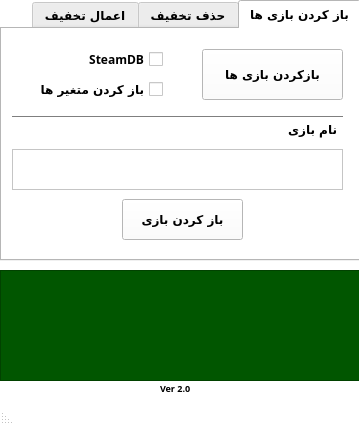
<?xml version="1.0" encoding="UTF-8"?>
<ui version="4.0">
 <author>Phoenix15049</author>
 <class>MainWindow</class>
 <widget class="QMainWindow" name="MainWindow">
  <property name="windowModality">
   <enum>Qt::NonModal</enum>
  </property>
  <property name="geometry">
   <rect>
    <x>0</x>
    <y>0</y>
    <width>359</width>
    <height>425</height>
   </rect>
  </property>
  <property name="sizePolicy">
   <sizepolicy hsizetype="Fixed" vsizetype="Fixed">
    <horstretch>0</horstretch>
    <verstretch>0</verstretch>
   </sizepolicy>
  </property>
  <property name="minimumSize">
   <size>
    <width>319</width>
    <height>295</height>
   </size>
  </property>
  <property name="maximumSize">
   <size>
    <width>359</width>
    <height>425</height>
   </size>
  </property>
  <property name="palette">
   <palette>
    <active>
     <colorrole role="WindowText">
      <brush brushstyle="SolidPattern">
       <color alpha="255">
        <red>0</red>
        <green>0</green>
        <blue>0</blue>
       </color>
      </brush>
     </colorrole>
     <colorrole role="Button">
      <brush brushstyle="SolidPattern">
       <color alpha="255">
        <red>255</red>
        <green>255</green>
        <blue>255</blue>
       </color>
      </brush>
     </colorrole>
     <colorrole role="Light">
      <brush brushstyle="SolidPattern">
       <color alpha="255">
        <red>255</red>
        <green>255</green>
        <blue>255</blue>
       </color>
      </brush>
     </colorrole>
     <colorrole role="Midlight">
      <brush brushstyle="SolidPattern">
       <color alpha="255">
        <red>255</red>
        <green>255</green>
        <blue>255</blue>
       </color>
      </brush>
     </colorrole>
     <colorrole role="Dark">
      <brush brushstyle="SolidPattern">
       <color alpha="255">
        <red>127</red>
        <green>127</green>
        <blue>127</blue>
       </color>
      </brush>
     </colorrole>
     <colorrole role="Mid">
      <brush brushstyle="SolidPattern">
       <color alpha="255">
        <red>170</red>
        <green>170</green>
        <blue>170</blue>
       </color>
      </brush>
     </colorrole>
     <colorrole role="Text">
      <brush brushstyle="SolidPattern">
       <color alpha="255">
        <red>0</red>
        <green>0</green>
        <blue>0</blue>
       </color>
      </brush>
     </colorrole>
     <colorrole role="BrightText">
      <brush brushstyle="SolidPattern">
       <color alpha="255">
        <red>255</red>
        <green>255</green>
        <blue>255</blue>
       </color>
      </brush>
     </colorrole>
     <colorrole role="ButtonText">
      <brush brushstyle="SolidPattern">
       <color alpha="255">
        <red>0</red>
        <green>0</green>
        <blue>0</blue>
       </color>
      </brush>
     </colorrole>
     <colorrole role="Base">
      <brush brushstyle="SolidPattern">
       <color alpha="255">
        <red>255</red>
        <green>255</green>
        <blue>255</blue>
       </color>
      </brush>
     </colorrole>
     <colorrole role="Window">
      <brush brushstyle="SolidPattern">
       <color alpha="255">
        <red>255</red>
        <green>255</green>
        <blue>255</blue>
       </color>
      </brush>
     </colorrole>
     <colorrole role="Shadow">
      <brush brushstyle="SolidPattern">
       <color alpha="255">
        <red>0</red>
        <green>0</green>
        <blue>0</blue>
       </color>
      </brush>
     </colorrole>
     <colorrole role="AlternateBase">
      <brush brushstyle="SolidPattern">
       <color alpha="255">
        <red>255</red>
        <green>255</green>
        <blue>255</blue>
       </color>
      </brush>
     </colorrole>
     <colorrole role="ToolTipBase">
      <brush brushstyle="SolidPattern">
       <color alpha="255">
        <red>255</red>
        <green>255</green>
        <blue>220</blue>
       </color>
      </brush>
     </colorrole>
     <colorrole role="ToolTipText">
      <brush brushstyle="SolidPattern">
       <color alpha="255">
        <red>0</red>
        <green>0</green>
        <blue>0</blue>
       </color>
      </brush>
     </colorrole>
     <colorrole role="PlaceholderText">
      <brush brushstyle="SolidPattern">
       <color alpha="128">
        <red>0</red>
        <green>0</green>
        <blue>0</blue>
       </color>
      </brush>
     </colorrole>
    </active>
    <inactive>
     <colorrole role="WindowText">
      <brush brushstyle="SolidPattern">
       <color alpha="255">
        <red>0</red>
        <green>0</green>
        <blue>0</blue>
       </color>
      </brush>
     </colorrole>
     <colorrole role="Button">
      <brush brushstyle="SolidPattern">
       <color alpha="255">
        <red>255</red>
        <green>255</green>
        <blue>255</blue>
       </color>
      </brush>
     </colorrole>
     <colorrole role="Light">
      <brush brushstyle="SolidPattern">
       <color alpha="255">
        <red>255</red>
        <green>255</green>
        <blue>255</blue>
       </color>
      </brush>
     </colorrole>
     <colorrole role="Midlight">
      <brush brushstyle="SolidPattern">
       <color alpha="255">
        <red>255</red>
        <green>255</green>
        <blue>255</blue>
       </color>
      </brush>
     </colorrole>
     <colorrole role="Dark">
      <brush brushstyle="SolidPattern">
       <color alpha="255">
        <red>127</red>
        <green>127</green>
        <blue>127</blue>
       </color>
      </brush>
     </colorrole>
     <colorrole role="Mid">
      <brush brushstyle="SolidPattern">
       <color alpha="255">
        <red>170</red>
        <green>170</green>
        <blue>170</blue>
       </color>
      </brush>
     </colorrole>
     <colorrole role="Text">
      <brush brushstyle="SolidPattern">
       <color alpha="255">
        <red>0</red>
        <green>0</green>
        <blue>0</blue>
       </color>
      </brush>
     </colorrole>
     <colorrole role="BrightText">
      <brush brushstyle="SolidPattern">
       <color alpha="255">
        <red>255</red>
        <green>255</green>
        <blue>255</blue>
       </color>
      </brush>
     </colorrole>
     <colorrole role="ButtonText">
      <brush brushstyle="SolidPattern">
       <color alpha="255">
        <red>0</red>
        <green>0</green>
        <blue>0</blue>
       </color>
      </brush>
     </colorrole>
     <colorrole role="Base">
      <brush brushstyle="SolidPattern">
       <color alpha="255">
        <red>255</red>
        <green>255</green>
        <blue>255</blue>
       </color>
      </brush>
     </colorrole>
     <colorrole role="Window">
      <brush brushstyle="SolidPattern">
       <color alpha="255">
        <red>255</red>
        <green>255</green>
        <blue>255</blue>
       </color>
      </brush>
     </colorrole>
     <colorrole role="Shadow">
      <brush brushstyle="SolidPattern">
       <color alpha="255">
        <red>0</red>
        <green>0</green>
        <blue>0</blue>
       </color>
      </brush>
     </colorrole>
     <colorrole role="AlternateBase">
      <brush brushstyle="SolidPattern">
       <color alpha="255">
        <red>255</red>
        <green>255</green>
        <blue>255</blue>
       </color>
      </brush>
     </colorrole>
     <colorrole role="ToolTipBase">
      <brush brushstyle="SolidPattern">
       <color alpha="255">
        <red>255</red>
        <green>255</green>
        <blue>220</blue>
       </color>
      </brush>
     </colorrole>
     <colorrole role="ToolTipText">
      <brush brushstyle="SolidPattern">
       <color alpha="255">
        <red>0</red>
        <green>0</green>
        <blue>0</blue>
       </color>
      </brush>
     </colorrole>
     <colorrole role="PlaceholderText">
      <brush brushstyle="SolidPattern">
       <color alpha="128">
        <red>0</red>
        <green>0</green>
        <blue>0</blue>
       </color>
      </brush>
     </colorrole>
    </inactive>
    <disabled>
     <colorrole role="WindowText">
      <brush brushstyle="SolidPattern">
       <color alpha="255">
        <red>127</red>
        <green>127</green>
        <blue>127</blue>
       </color>
      </brush>
     </colorrole>
     <colorrole role="Button">
      <brush brushstyle="SolidPattern">
       <color alpha="255">
        <red>255</red>
        <green>255</green>
        <blue>255</blue>
       </color>
      </brush>
     </colorrole>
     <colorrole role="Light">
      <brush brushstyle="SolidPattern">
       <color alpha="255">
        <red>255</red>
        <green>255</green>
        <blue>255</blue>
       </color>
      </brush>
     </colorrole>
     <colorrole role="Midlight">
      <brush brushstyle="SolidPattern">
       <color alpha="255">
        <red>255</red>
        <green>255</green>
        <blue>255</blue>
       </color>
      </brush>
     </colorrole>
     <colorrole role="Dark">
      <brush brushstyle="SolidPattern">
       <color alpha="255">
        <red>127</red>
        <green>127</green>
        <blue>127</blue>
       </color>
      </brush>
     </colorrole>
     <colorrole role="Mid">
      <brush brushstyle="SolidPattern">
       <color alpha="255">
        <red>170</red>
        <green>170</green>
        <blue>170</blue>
       </color>
      </brush>
     </colorrole>
     <colorrole role="Text">
      <brush brushstyle="SolidPattern">
       <color alpha="255">
        <red>127</red>
        <green>127</green>
        <blue>127</blue>
       </color>
      </brush>
     </colorrole>
     <colorrole role="BrightText">
      <brush brushstyle="SolidPattern">
       <color alpha="255">
        <red>255</red>
        <green>255</green>
        <blue>255</blue>
       </color>
      </brush>
     </colorrole>
     <colorrole role="ButtonText">
      <brush brushstyle="SolidPattern">
       <color alpha="255">
        <red>127</red>
        <green>127</green>
        <blue>127</blue>
       </color>
      </brush>
     </colorrole>
     <colorrole role="Base">
      <brush brushstyle="SolidPattern">
       <color alpha="255">
        <red>255</red>
        <green>255</green>
        <blue>255</blue>
       </color>
      </brush>
     </colorrole>
     <colorrole role="Window">
      <brush brushstyle="SolidPattern">
       <color alpha="255">
        <red>255</red>
        <green>255</green>
        <blue>255</blue>
       </color>
      </brush>
     </colorrole>
     <colorrole role="Shadow">
      <brush brushstyle="SolidPattern">
       <color alpha="255">
        <red>0</red>
        <green>0</green>
        <blue>0</blue>
       </color>
      </brush>
     </colorrole>
     <colorrole role="AlternateBase">
      <brush brushstyle="SolidPattern">
       <color alpha="255">
        <red>255</red>
        <green>255</green>
        <blue>255</blue>
       </color>
      </brush>
     </colorrole>
     <colorrole role="ToolTipBase">
      <brush brushstyle="SolidPattern">
       <color alpha="255">
        <red>255</red>
        <green>255</green>
        <blue>220</blue>
       </color>
      </brush>
     </colorrole>
     <colorrole role="ToolTipText">
      <brush brushstyle="SolidPattern">
       <color alpha="255">
        <red>0</red>
        <green>0</green>
        <blue>0</blue>
       </color>
      </brush>
     </colorrole>
     <colorrole role="PlaceholderText">
      <brush brushstyle="SolidPattern">
       <color alpha="128">
        <red>0</red>
        <green>0</green>
        <blue>0</blue>
       </color>
      </brush>
     </colorrole>
    </disabled>
   </palette>
  </property>
  <property name="font">
   <font>
    <family>IRANYekan</family>
    <pointsize>9</pointsize>
    <weight>75</weight>
    <bold>true</bold>
   </font>
  </property>
  <property name="mouseTracking">
   <bool>false</bool>
  </property>
  <property name="contextMenuPolicy">
   <enum>Qt::DefaultContextMenu</enum>
  </property>
  <property name="acceptDrops">
   <bool>false</bool>
  </property>
  <property name="windowTitle">
   <string>MainWindow</string>
  </property>
  <property name="layoutDirection">
   <enum>Qt::RightToLeft</enum>
  </property>
  <property name="autoFillBackground">
   <bool>false</bool>
  </property>
  <property name="toolButtonStyle">
   <enum>Qt::ToolButtonIconOnly</enum>
  </property>
  <widget class="QWidget" name="centralwidget">
   <widget class="QLabel" name="Version_Text">
    <property name="geometry">
     <rect>
      <x>160</x>
      <y>380</y>
      <width>41</width>
      <height>16</height>
     </rect>
    </property>
    <property name="font">
     <font>
      <family>IRANYekan</family>
      <pointsize>7</pointsize>
      <weight>75</weight>
      <bold>true</bold>
     </font>
    </property>
    <property name="text">
     <string>Ver 2.0</string>
    </property>
   </widget>
   <widget class="QTabWidget" name="tabWidget">
    <property name="geometry">
     <rect>
      <x>0</x>
      <y>0</y>
      <width>361</width>
      <height>261</height>
     </rect>
    </property>
    <property name="tabPosition">
     <enum>QTabWidget::North</enum>
    </property>
    <property name="currentIndex">
     <number>0</number>
    </property>
    <property name="movable">
     <bool>false</bool>
    </property>
    <widget class="QWidget" name="OG">
     <attribute name="title">
      <string>باز کردن بازی ها</string>
     </attribute>
     <widget class="QPushButton" name="OpenGamesBtn">
      <property name="geometry">
       <rect>
        <x>200</x>
        <y>20</y>
        <width>141</width>
        <height>51</height>
       </rect>
      </property>
      <property name="font">
       <font>
        <family>IRANYekan</family>
        <pointsize>9</pointsize>
        <weight>75</weight>
        <bold>true</bold>
       </font>
      </property>
      <property name="styleSheet">
       <string notr="true">QPushButton#OpenGamesBtn {
    background: #f5f5fa;
    border: 0;
    border-radius: 8px;
    box-shadow: -10px -10px 30px 0 #fff, 10px 10px 30px 0 rgba(29, 13, 202, 0.09);
    color: #2a1f62;
    cursor: pointer;
    padding: 15px;
    text-align: center;
}

QPushButton#OpenGamesBtn:hover {
    background: #f8f8ff;
    box-shadow: -15px -15px 30px 0 #fff, 15px 15px 30px 0 rgba(29, 13, 202, 0.09);
}

QPushButton#OpenGamesBtn:pressed {
    background: #f5f5fa;
    box-shadow: inset -5px -5px 10px 0 #fff, inset 5px 5px 10px 0 rgba(29, 13, 202, 0.09);
}

@media (min-width: 768px) {
    QPushButton#OpenGamesBtn {
        padding: 24px;
    }
}
</string>
      </property>
      <property name="text">
       <string>بازکردن بازی ها</string>
      </property>
     </widget>
     <widget class="QCheckBox" name="SteamDBCheck">
      <property name="geometry">
       <rect>
        <x>70</x>
        <y>20</y>
        <width>91</width>
        <height>20</height>
       </rect>
      </property>
      <property name="text">
       <string>SteamDB</string>
      </property>
     </widget>
     <widget class="QCheckBox" name="VarsCheck">
      <property name="geometry">
       <rect>
        <x>20</x>
        <y>50</y>
        <width>141</width>
        <height>20</height>
       </rect>
      </property>
      <property name="text">
       <string>باز کردن متغیر ها</string>
      </property>
     </widget>
     <widget class="QTextEdit" name="LinkForOpen_Input">
      <property name="geometry">
       <rect>
        <x>10</x>
        <y>120</y>
        <width>331</width>
        <height>41</height>
       </rect>
      </property>
      <property name="font">
       <font>
        <family>IRANYekan</family>
        <pointsize>9</pointsize>
        <weight>50</weight>
        <bold>false</bold>
       </font>
      </property>
     </widget>
     <widget class="Line" name="line">
      <property name="geometry">
       <rect>
        <x>10</x>
        <y>80</y>
        <width>331</width>
        <height>16</height>
       </rect>
      </property>
      <property name="orientation">
       <enum>Qt::Horizontal</enum>
      </property>
     </widget>
     <widget class="QLabel" name="G_name_label">
      <property name="geometry">
       <rect>
        <x>280</x>
        <y>90</y>
        <width>55</width>
        <height>21</height>
       </rect>
      </property>
      <property name="text">
       <string>نام بازی</string>
      </property>
     </widget>
     <widget class="QPushButton" name="OpenGame_SingleBtn">
      <property name="geometry">
       <rect>
        <x>120</x>
        <y>170</y>
        <width>121</width>
        <height>41</height>
       </rect>
      </property>
      <property name="font">
       <font>
        <family>IRANYekan</family>
        <pointsize>9</pointsize>
        <weight>75</weight>
        <bold>true</bold>
       </font>
      </property>
      <property name="styleSheet">
       <string notr="true">QPushButton#OpenGame_SingleBtn {
    background: #f5f5fa;
    border: 0;
    border-radius: 8px;
    box-shadow: -10px -10px 30px 0 #fff, 10px 10px 30px 0 rgba(29, 13, 202, 0.09);
    color: #2a1f62;
    cursor: pointer;
    text-align: center;
}

QPushButton#OpenGame_SingleBtn:hover {
    background: #f8f8ff;
    box-shadow: -15px -15px 30px 0 #fff, 15px 15px 30px 0 rgba(29, 13, 202, 0.09);
}

QPushButton#OpenGame_SingleBtn:pressed {
    background: #f5f5fa;
    box-shadow: inset -5px -5px 10px 0 #fff, inset 5px 5px 10px 0 rgba(29, 13, 202, 0.09);
}

@media (min-width: 768px) {
    QPushButton#OpenGame_SingleBtn {
        padding: 24px;
    }
}
</string>
      </property>
      <property name="text">
       <string>باز کردن بازی</string>
      </property>
     </widget>
    </widget>
    <widget class="QWidget" name="HA">
     <attribute name="title">
      <string>حذف تخفیف</string>
     </attribute>
     <widget class="QPushButton" name="RemoveDiscBtn">
      <property name="geometry">
       <rect>
        <x>200</x>
        <y>20</y>
        <width>141</width>
        <height>51</height>
       </rect>
      </property>
      <property name="font">
       <font>
        <family>IRANYekan</family>
        <pointsize>9</pointsize>
        <weight>75</weight>
        <bold>true</bold>
       </font>
      </property>
      <property name="styleSheet">
       <string notr="true">QPushButton#RemoveDiscBtn {
    background: #f5f5fa;
    border: 0;
    border-radius: 8px;
    box-shadow: -10px -10px 30px 0 #fff, 10px 10px 30px 0 rgba(29, 13, 202, 0.09);
    color: #2a1f62;
    cursor: pointer;
    padding: 5px;
    text-align: center;
}

QPushButton#RemoveDiscBtn:hover {
    background: #f8f8ff;
    box-shadow: -15px -15px 30px 0 #fff, 15px 15px 30px 0 rgba(29, 13, 202, 0.09);
}

QPushButton#RemoveDiscBtn:pressed {
    background: #f5f5fa;
    box-shadow: inset -5px -5px 10px 0 #fff, inset 5px 5px 10px 0 rgba(29, 13, 202, 0.09);
}

@media (min-width: 768px) {
    QPushButton#RemoveDiscBtn {
        padding: 24px;
    }
}
</string>
      </property>
      <property name="text">
       <string>حذف کامل تخفیف</string>
      </property>
     </widget>
    </widget>
    <widget class="QWidget" name="ET">
     <attribute name="title">
      <string>اعمال تخفیف</string>
     </attribute>
    </widget>
   </widget>
   <widget class="QPlainTextEdit" name="plainTextEdit">
    <property name="geometry">
     <rect>
      <x>0</x>
      <y>270</y>
      <width>361</width>
      <height>111</height>
     </rect>
    </property>
    <property name="font">
     <font>
      <family>Fixedsys</family>
      <pointsize>4</pointsize>
      <weight>50</weight>
      <bold>false</bold>
     </font>
    </property>
    <property name="styleSheet">
     <string notr="true">background-color: rgb(1, 86, 0);

color: rgb(4, 255, 0);</string>
    </property>
    <property name="tabChangesFocus">
     <bool>false</bool>
    </property>
    <property name="undoRedoEnabled">
     <bool>false</bool>
    </property>
    <property name="lineWrapMode">
     <enum>QPlainTextEdit::WidgetWidth</enum>
    </property>
    <property name="readOnly">
     <bool>true</bool>
    </property>
    <property name="plainText">
     <string/>
    </property>
    <property name="overwriteMode">
     <bool>false</bool>
    </property>
    <property name="backgroundVisible">
     <bool>false</bool>
    </property>
    <property name="placeholderText">
     <string>Program Logs.</string>
    </property>
   </widget>
  </widget>
  <widget class="QStatusBar" name="statusbar"/>
 </widget>
 <resources/>
 <connections/>
</ui>
